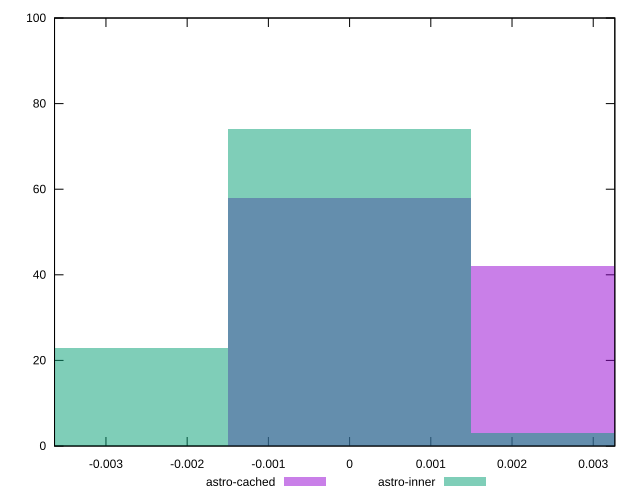

gnuplot code for this plot:
reset

$astroCached <<EOF
0 58
0.0029889338496173552 42
EOF

$astroInner <<EOF
0 74
-0.0029889338496173552 23
0.0029889338496173552 3
EOF

set key outside below
set boxwidth 0.0029889338496173552
set xrange [-0.00363309595275119:0.003265797847729321]
set yrange [0:100]
set trange [0:100]
set style fill transparent solid 0.5 noborder
set terminal svg size 640, 500 enhanced background rgb 'white'
set output "reports/report_00033_2021-03-01T14-23-16.841Z/meta/pScore-difference/comparison/histogram/1_vs_2.svg"

plot $astroCached title "astro-cached" with boxes, \
     $astroInner title "astro-inner" with boxes

reset
